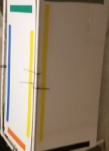
#> input picture land/saved3.jpg, 109 x 151 px
$ python hist.py
#> lines starting #> are read from the running program, lines starting #| are printed output that depends on the picture
from PIL import Image
import copy
import numpy as np
from matplotlib import pyplot as plt


def get_palette_freq(image):
    #np.unique will flatten input: this is good, but it's a ref not a deep copy, so it would mess up the image in the calling func
    temp = copy.deepcopy(image)
    #unique values, their frequency
    image_palette, count = np.unique(temp, return_counts=True)
    #above is sorted by value not freq; let's sort the freqs and then use those indices to sort the palette
    order = np.argsort(count)
    return image_palette[order[::-1]]


if __name__ == "__main__":
    num_colors = 30
    image = './land/saved3.jpg'
    image = Image.open(image)
#> image is the input picture: PIL image 109x151 RGB; mean R, G, B 150.8, 134.6, 113.4
    print(image.mode)
#| RGB
    pal = get_palette_freq(image)[:num_colors]
#> in get_palette_freq, `image_palette, count = np.unique(temp, return_counts=True)`: image_palette = 256 values from 0 to 255; count = 256 values, max 681 at index 237, min 9 at index 6, mean 192.9
#> in get_palette_freq, `order = np.argsort(count)`: order = 256 values, max 255 at index 109, min 0 at index 71, mean 127.5
#> pal = 30 values, max 238 at index 21, min 79 at index 28, mean 129.3
    pal_image = Image.new('P', (16, 16))
#> pal_image: PIL image 16x16 P; every value is 0
    pal_image.putpalette(pal * 32)
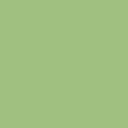
#> pal_image: PIL image 16x16 P (shown 8 times larger); mean R, G, B 160, 192, 128
    quant = image.quantize(colors=len(pal), palette=pal_image, dither=0)
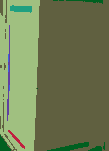
#> quant: PIL image 109x151 P; mean R, G, B 112.8, 125, 84
    image.show()
    quant.show()
    '''
    #print(type(quant))
    cv2image = cv2.cvtColor(np.array(quant), cv2.COLOR_RGB2BGR)
    print(type(cv2image))
    edges = cv2.Canny(cv2image, 10, 100, 3, L2gradient=True)
    print(type(edges))

    # [4 lines of commented-out code are left out]


    contours, hierarchy = cv2.findContours(edges.copy(), cv2.RETR_TREE, cv2.CHAIN_APPROX_SIMPLE)
    print(len(contours))
    squares = []
    for cnt in contours:
        perim = cv2.arcLength(cnt, True)
        shape = cv2.approxPolyDP(cnt, .015 * perim, True)
        if(len(shape == 4) and cv2.contourArea(shape) > 100):
            squares.append(shape)

    for square in squares:
        print(cv2.contourArea(square))
        cv2.drawContours(cv2image, [square], -1, (0,255,0), 1)
        cv2.imshow('fuck', cv2image)
        cv2.waitKey(0)

    plt.subplot(121),plt.imshow(cv2image)
    plt.subplot(122),plt.imshow(edges)
    plt.show()

    plt.show()

    #get edges
    #findContours with one inversion, then the other and compare
    '''

$ run again, with land/saved2.jpg copied over land/saved3.jpg
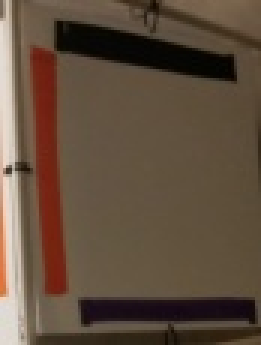
#> input picture land/saved2.jpg, 87 x 115 px (shown 3 times larger)
#> image is the input picture: PIL image 87x115 RGB; mean R, G, B 97.1, 78.6, 62
#| RGB
#> image_palette = 250 values from 0 to 249; count = 250 values, max 676 at index 99, min 1 at index 244, mean 120.1
#> order = 250 values, max 249 at index 0, min 0 at index 190, mean 124.5
#> pal = 30 values, max 100 at index 11, min 57 at index 25, mean 79
#> `pal_image.putpalette(pal * 32)`:
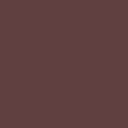
#> pal_image: PIL image 16x16 P (shown 8 times larger); mean R, G, B 96, 64, 64
#> `quant = image.quantize(colors=len(pal), palette=pal_image, dither=0)`:
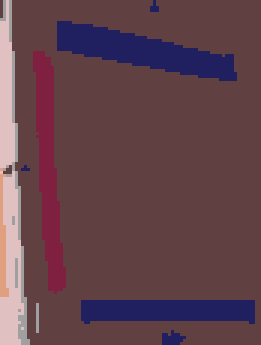
#> quant: PIL image 87x115 P (shown 3 times larger); mean R, G, B 99.2, 67.8, 75.6
